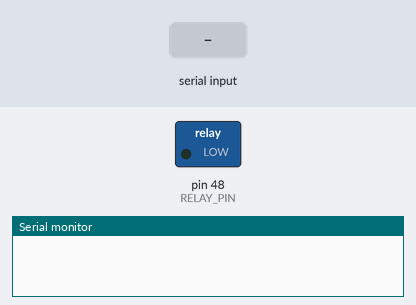
The sketch below on a simulated Arduino Mega 2560, built with avr-gcc and run on an emulated ATmega2560. On the bench: switched loads named in the sketch (green lamp = pin HIGH), the last lines printed to the serial monitor. The test bench sets the inputs (shaded band).

Above: at 1.2 s.
1.3 s: "90,45\n" received over Serial
At 2.35 s:
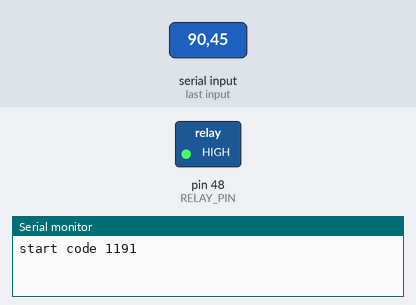
Timing chart, 0 to 9.9 s (numbered marks = the images above; inputs shaded):
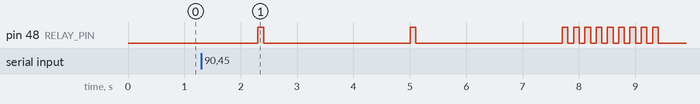

Measured:
- after the input at 1.3 s, pin 48 (RELAY_PIN): goes HIGH 0.10 s, LOW 2.6 s, HIGH 0.10 s, LOW 2.6 s, 8 × (HIGH 0.10 s, LOW 0.10 s), HIGH 0.10 s, then LOW, starting after 1.0 s

The sketch:

Perebor.ino
```cpp
const int RELAY_PIN = 48; // Пин управления реле
const int LED_PIN = 49; // Пин сигнального красного диода
const int LED_COUNT_WRONG = 2; // Кол-во изменения состояния диода при неверном valet. Загорелся и потух это 2
const int LED_COUNTER_TIME = 6500; // Сколько времени следить за диодом после ввода пина в мс
const int DIGIT_DELAY = 2500; // Пауза между вводом чисел в мс

int v = 0;
int v1 = 1;
int v2 = 1;
int v3 = 1;
int v4 = 1;
int led_sw = 0;
char buf[30];
bool stp = true;
bool hasChanged = false; // Флаг изменения

void setup() {
pinMode(RELAY_PIN, OUTPUT);
pinMode(LED_PIN, INPUT);
Serial.begin(9600);
}

void parseV() {
v1 = (int)(v / 1000);
v2 = (int)(v % 1000 / 100);
v3 = (int)(v % 100 / 10);
v4 = (int)(v % 10);

if (v1 == 0) v1++;
if (v2 == 0) v2++;
if (v3 == 0) v3++;
if (v4 == 0) v4++;

v = v1 * 1000 + v2 * 100 + v3 * 10 + v4;
}

void writePinDigit(int num, bool is_delay) {
int n;

for (n = 0; n < num; n++) {
digitalWrite(RELAY_PIN, HIGH);
delay(100);
digitalWrite(RELAY_PIN, LOW);
delay(100);
}

if (is_delay) delay(DIGIT_DELAY);
}

void ledCounter() {
int max = LED_COUNTER_TIME / 10;
int prev = LOW;
int sw = 0;
int n = 0;
int st;

for (n = 0; n < max; n++) {
  st = digitalRead(LED_PIN);

  //Добавлен фильтр от одиночных коротких импульсов
  if (st != prev) {
    if (!hasChanged) {
      sw++;
      hasChanged = true; // Фиксируем, что было изменение
    } else {
      sw--;
      hasChanged = false; // сбрасываем флаг изменения
    }
  }
  // Если состояние вернулось к предыдущему, сбрасываем флаг
  if (st == prev) {
    hasChanged = false;
  }
  prev = st;

  delay(10);
  }

  if (sw >> LED_COUNT_WRONG) {  //для снятия с охраны  sw == LED_COUNT_WRONG
  sprintf(buf, "stop!");
  Serial.println(buf);
  stp = true;
  }

  led_sw = sw;
}

void iteration() {
writePinDigit(v1, true);
writePinDigit(v2, true);
writePinDigit(v3, true);
writePinDigit(v4, false);

ledCounter();

sprintf(buf, "code: %d, led: %d", v, led_sw);
Serial.println(buf);

if (!stp) {
v++;
parseV();
}
}

void loop() {
if (Serial.available() > 0) {
String rec = Serial.readString();

v = rec.toInt();
parseV();
stp = false;

sprintf(buf, "start code %d", v);
Serial.println(buf);
}

if (v > 0 && v < 10000 && !stp) {
iteration();
}
}
```
